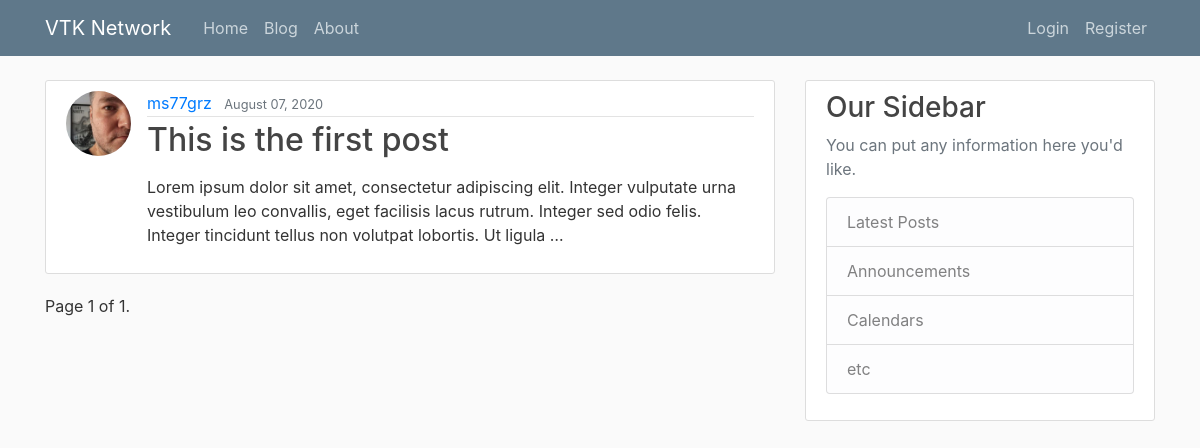
The app's page /blog/?page=2, older data.
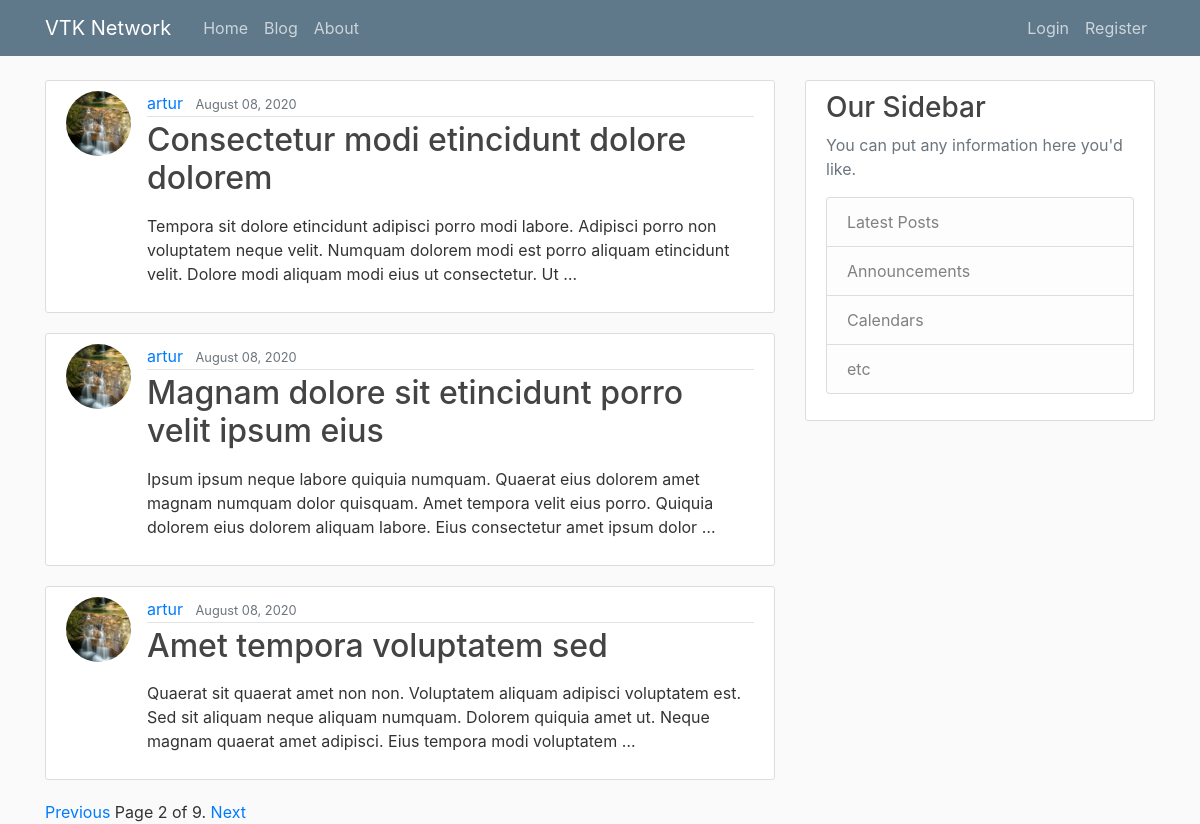
The same page, newer data.
### blog/models.py (models this page shows, shortened)
class Post(models.Model):
    STATUS_CHOICES = (
        ('draft', 'Draft'),
        ('published', 'Published'),
    )
    title = models.CharField(max_length=250)
    slug = models.SlugField(max_length=250, unique_for_date='publish')
    author = models.ForeignKey(User, on_delete=models.CASCADE, related_name='blog_posts')
    body = models.TextField()
    publish = models.DateTimeField(default=timezone.now)
    created = models.DateTimeField(auto_now_add=True)
    updated = models.DateTimeField(auto_now=True)
    status = models.CharField(max_length=10, choices=STATUS_CHOICES, default='draft')
    objects = models.Manager() # The default manager.
    published = PublishedManager() # Our custom manager.
    class Meta:
        ordering = ('-publish',)
    def get_absolute_url(self):
        return reverse('blog:post_detail',
                       args=[self.publish.year,
                             self.publish.month,
                             self.publish.day, self.slug])

### users/models.py (models this page shows, shortened)
class Profile(models.Model):
    user = models.OneToOneField(User, on_delete=models.CASCADE)
    image = models.ImageField(default='default.jpg', upload_to='profile_pics')

### blog/views.py (the view)
# urls.py: path('', views.post_list, name='post_list'),
def post_list(request):
    object_list = Post.published.all()
    paginator = Paginator(object_list, 3) # 3 posts in each page
    page = request.GET.get('page')
    try:
        posts = paginator.page(page)
    except PageNotAnInteger:
        posts = paginator.page(1)
    except EmptyPage:
        posts = paginator.page(paginator.num_pages)
    return render(request, 'blog/post/list.html', {'title':'Blog','posts': posts, 'page': page})

### blog/models.py (called while the page is built)
    def get_queryset(self):
        return super().get_queryset().filter(status='published')

### blog/templates/blog/post/list.html
{% extends "equipment_accounting/base.html" %}
{% block content %}
{% for post in posts %}
<article class="media content-section">
    <img src="{{ post.author.profile.image.url }}" class="rounded-circle article-img">
    <div class="media-body">
        <div class="article-metadata">
            <a class="mr-2" href="#">{{ post.author }}</a>
            <small class="text-muted">{{ post.publish|date:"F d, Y" }}</small>
        </div>
        <h2><a class="article-title" href="{{ post.get_absolute_url }}">{{ post.title }}</a></h2>
        <p class="article-content">{{ post.body|truncatewords:30|linebreaks }}</p>
    </div>
</article>
{% endfor %}
{% include "pagination.html" with page=posts %}
{% endblock %}

### equipment_accounting/templates/equipment_accounting/base.html (shortened to what this page needs)
{% load static %}
<!DOCTYPE html>
<html lang="en">
<head>
    <link rel="stylesheet" href="https://stackpath.bootstrapcdn.com/bootstrap/4.3.1/css/bootstrap.min.css"
>
    <link rel="stylesheet" href="{% static 'equipment_accounting/main.css' %}">
</head>
<body>
    <header class="site-header">
        <nav class="navbar navbar-expand-md navbar-dark bg-steel fixed-top">
            <div class="container">
                <a class="navbar-brand mr-4" href="{% url 'equipment_accounting_home' %}">VTK Network</a>
                <div class="collapse navbar-collapse" id="navbarToggle">
                    <div class="navbar-nav mr-auto">
                        <a class="nav-item nav-link" href="{% url 'equipment_accounting_home' %}">Home</a>
                        <a class="nav-item nav-link" href="{% url 'blog:post_list' %}">Blog</a>
                        <a class="nav-item nav-link" href="{% url 'equipment_accounting_about' %}">About</a>
                    </div>
                    <div class="navbar-nav">
                        {% if user.is_superuser %}
                        <a class="nav-item nav-link" href="{% url 'admin:index' %}">Admin</a>
                        {% elif user.is_authenticated %}
                        <a class="nav-item nav-link" href="{% url 'profile' %}">Profile</a>
                        <a class="nav-item nav-link" href="{% url 'logout' %}">Logout</a>
                        {% else %}
                        <a class="nav-item nav-link" href="{% url 'login' %}">Login</a>
                        <a class="nav-item nav-link" href="{% url 'register' %}">Register</a>
                        {% endif %}
                    </div>
                </div>
            </div>
        </nav>
    </header>
    <main role="main" class="container">
        <div class="row">
            <div class="col-md-8">
                {% block content %}{% endblock %}
            </div>
            <div class="col-md-4">
                <div class="content-section">
                    <h3>Our Sidebar</h3>
                    <p class='text-muted'>You can put any information here you'd like.
                    <ul class="list-group">
                        <li class="list-group-item list-group-item-light">Latest Posts</li>
                        <li class="list-group-item list-group-item-light">Announcements</li>
                        <li class="list-group-item list-group-item-light">Calendars</li>
                        <li class="list-group-item list-group-item-light">etc</li>
                    </ul>
                    </p>
                </div>
            </div>
        </div>
    </main>
</body>
</html>

### blog/templates/pagination.html
<div class="pagination">
    <span class="step-links">
        {% if page.has_previous %}
        <a href="?page={{ page.previous_page_number }}">Previous</a>
        {% endif %}
        <span class="current">
            Page {{ page.number }} of {{ page.paginator.num_pages }}.
        </span>
        {% if page.has_next %}
        <a href="?page={{ page.next_page_number }}">Next</a>
        {% endif %}
    </span>
</div>

### equipment_accounting/static/equipment_accounting/main.css (style rules this page uses)
body { background: #fafafa; color: #333333; margin-top: 5rem; }
h1,h2,h3,h4,h5,h6 { color: #444444; }
ul { margin: 0; }
.bg-steel { background-color: #5f788a; }
.site-header .navbar-nav .nav-link { color: #cbd5db; }
.content-section { background: #ffffff; padding: 10px 20px; border: 1px solid #dddddd; border-radius: 3px; margin-bottom: 20px; }
.article-title { color: #444444; }
.article-content { white-space: pre-line; }
.article-img { height: 65px; width: 65px; margin-right: 16px; }
.article-metadata { padding-bottom: 1px; margin-bottom: 4px; border-bottom: 1px solid #e3e3e3 }

Row changes from the older to the newer data that the page shows:
no longer on this page (row edited): Post: author.profile.image (picture), author "ms77grz", publish "August 07, 2020", title "This is the first post", body "Lorem ipsum dolor sit amet, consectetur adipiscing elit. Integer vulputate urna vestibulum leo convallis, eget facilisis lacus rutrum. Integer sed odio felis. Integer tincidunt tellus non volutpat lobortis. Ut ligula …"
added Post: author.profile.image (placeholder picture), author "artur", publish "August 08, 2020", title "Consectetur modi etincidunt dolore dolorem", body "Tempora sit dolore etincidunt adipisci porro modi labore. Adipisci porro non voluptatem neque velit. Numquam dolorem modi est porro aliquam etincidunt velit. Dolore modi aliquam modi eius ut consectetur. Ut …"
added Post: author.profile.image (placeholder picture), author "artur", publish "August 08, 2020", title "Magnam dolore sit etincidunt porro velit ipsum eius", body "Ipsum ipsum neque labore quiquia numquam. Quaerat eius dolorem amet magnam numquam dolor quisquam. Amet tempora velit eius porro. Quiquia dolorem eius dolorem aliquam labore. Eius consectetur amet ipsum dolor …"
added Post: author.profile.image (placeholder picture), author "artur", publish "August 08, 2020", title "Amet tempora voluptatem sed", body "Quaerat sit quaerat amet non non. Voluptatem aliquam adipisci voluptatem est. Sed sit aliquam neque aliquam numquam. Dolorem quiquia amet ut. Neque magnam quaerat amet adipisci. Eius tempora modi voluptatem …"
Text that changed along with them:
{{ page.number }}: "1" → "2"
{{ page.paginator.num_pages }}: "1" → "9"
text now shown: "Previous Next"
